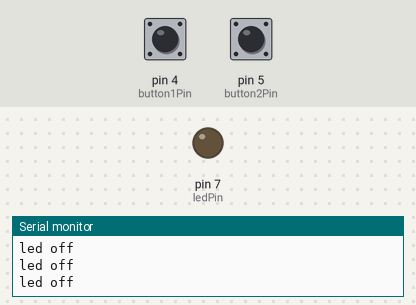
Recording of a sketch running on a simulated Arduino Uno, built with avr-gcc and run on an emulated ATmega328P. Parts: output pins drawn as LEDs (lit = HIGH), the last lines printed to the serial monitor. Dashed ring = blinking. Inputs (shaded band) come from the test bench; at power-on: pin 5 (button2Pin) LOW, pin 4 (button1Pin) LOW.

Above: at 1.2 s.
1.3 s: pin 5 (button2Pin) pulled HIGH for 1 s
At 1.41 s:
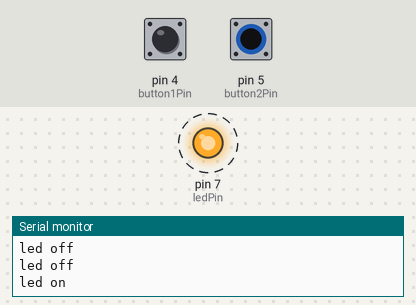
4.3 s: pin 4 (button1Pin) pulled HIGH for 0.15 s
At 4.7 s:
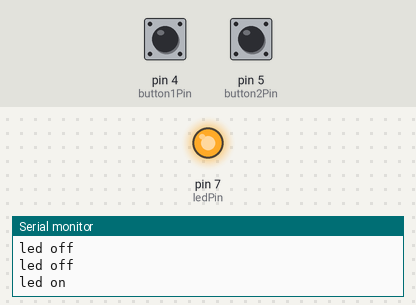
7.4 s: pin 4 (button1Pin) pulled HIGH for 1 s
At 8.8 s:
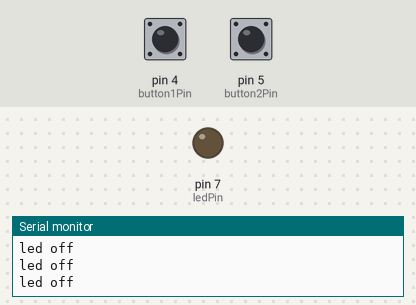
11.4 s: pin 5 (button2Pin) pulled HIGH for 3.2 s
At 11.51 s:
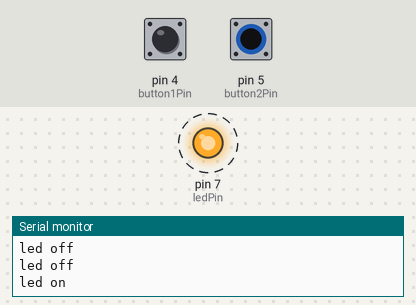
17.6 s: pin 4 (button1Pin) pulled HIGH for 3.2 s
At 22.0 s:
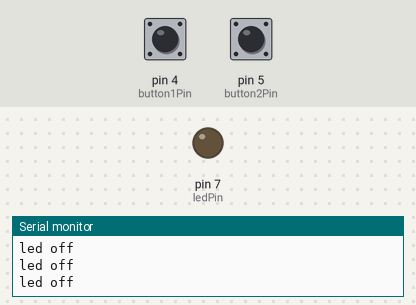
22.3 s: pin 4 (button1Pin) pulsed HIGH 5 times (0.12 s each, 0.3 s apart)
At 22.7 s:
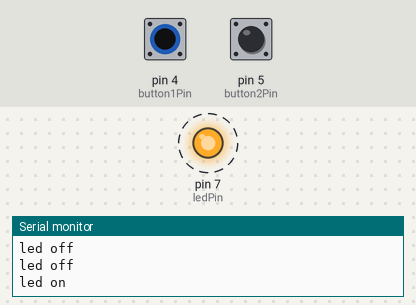
Timing chart, 0 to 25.3 s (numbered marks = the images above; inputs shaded):
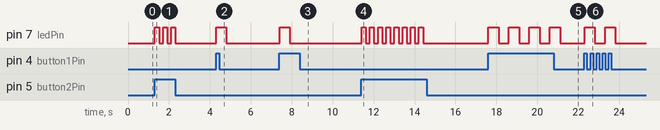

The sketch:

step_10-make_functions_more_useful.ino
```cpp
/*
 * Set up variables for pins
 */
int button1Pin = 4;
int button2Pin = 5;

int ledPin = 7;

/*
 * Variables for button states
 */
int button1State = 0;    //button not pushed by default
int button2State = 0;   //button not pushed by default

void setup() {
  //set up pins for buttons
  pinMode(button1Pin, INPUT);
  pinMode(button2Pin, INPUT);

  //set up pins for led
  pinMode(ledPin, OUTPUT);

  //Open up the serial port
  Serial.begin(9600);
} //end setup() function

void loop() {

  //check if the buttons are pushed
  button1State = digitalRead(button1Pin);
  button2State = digitalRead(button2Pin);

  /*
   * If button 1 and 2 are pushed, turn the LED on.
   * If just button 1 is pushed, make the LED blink.
   * If just button 2 is pushed, make the LED blink.
   * Otherwise, make sure the LED is turned off.
   */
  if(button1State == HIGH && button2State == HIGH) {

    turnLEDOn();    //turn on the LED

  } else if (button1State == HIGH) {

    blinkLED(500);     //make the LED blink fast

  } else if (button2State == HIGH) {


    blinkLED(200);     //make the LED blink slow

  } else {

    turnLEDOff();   // turn the LED off

  } //end if/else statement

} //end loop() function

/*
 * Turn on the LED and print a message in the Serial monitor.
 */
void turnLEDOn() {
    Serial.println("led on");     //print "led on"
    digitalWrite(ledPin,HIGH);    //turn on the LED
} //end turnLEDOn() function

/*
 * Turn off the LED and print a message in the Serial monitor.
 */
void turnLEDOff() {
    Serial.println("led off");    //print "led off"
    digitalWrite(ledPin,LOW);     //turn off the LED
} //end turnLEDOff() function

/*
 * Make the LED blink by turning it on and off.
 */
void blinkLED(int delayTime) {

    turnLEDOn();              //turn on the LED
    delay(delayTime);         //wait 500ms

    turnLEDOff();             //turn off the LED
    delay(delayTime);         //wait 500ms
} //end blinkLED() function
```

Measured:
- after the input at 1.3 s, pin 7 (ledPin): alternates HIGH for 0.20 s and LOW for 0.20 s, 6 changes in all, then stays LOW, starting at once
- after the input at 4.3 s, pin 7 (ledPin): LOW → HIGH at once, → LOW 0.50 s later
- after the input at 7.4 s, pin 7 (ledPin): LOW → HIGH at once, → LOW 0.50 s later
- after the input at 11.4 s, pin 7 (ledPin): alternates HIGH for 0.20 s and LOW for 0.20 s, 16 changes in all, then stays LOW, starting at once
- after the input at 17.6 s, pin 7 (ledPin): alternates HIGH for 0.50 s and LOW for 0.50 s, 8 changes in all, then stays LOW, starting at once
- after the input at 22.3 s, pin 7 (ledPin): alternates HIGH for 0.50 s and LOW for 0.50 s, 4 changes in all, then stays LOW, starting at once
